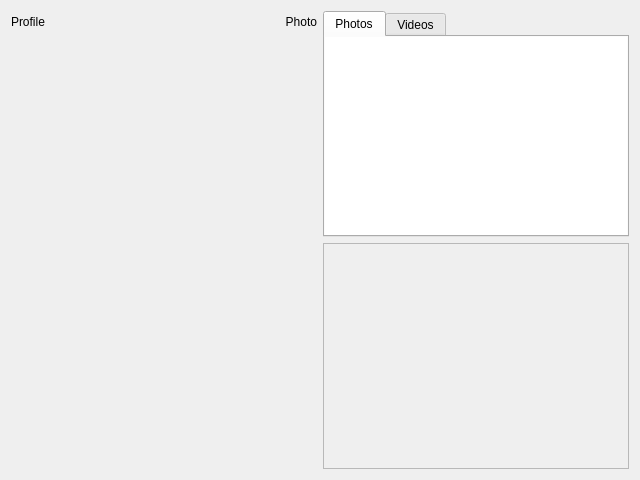
<?xml version="1.0" encoding="UTF-8"?>
<ui version="4.0">
 <class>PlayEncountersDialog</class>
 <widget class="QDialog" name="PlayEncountersDialog">
  <property name="geometry">
   <rect>
    <x>0</x>
    <y>0</y>
    <width>640</width>
    <height>480</height>
   </rect>
  </property>
  <property name="minimumSize">
   <size>
    <width>400</width>
    <height>300</height>
   </size>
  </property>
  <property name="windowTitle">
   <string>Dialog</string>
  </property>
  <layout class="QHBoxLayout" name="horizontalLayout_3">
   <item>
    <layout class="QVBoxLayout" name="verticalLayout">
     <item>
      <layout class="QHBoxLayout" name="horizontalLayout_2">
       <item>
        <layout class="QHBoxLayout" name="hblProfileTitle">
         <item>
          <widget class="QLabel" name="lblProfileTitle">
           <property name="sizePolicy">
            <sizepolicy hsizetype="MinimumExpanding" vsizetype="Preferred">
             <horstretch>0</horstretch>
             <verstretch>0</verstretch>
            </sizepolicy>
           </property>
           <property name="text">
            <string>Profile</string>
           </property>
          </widget>
         </item>
         <item>
          <widget class="QPushButton" name="btnCopyURL">
           <property name="sizePolicy">
            <sizepolicy hsizetype="Fixed" vsizetype="Fixed">
             <horstretch>0</horstretch>
             <verstretch>0</verstretch>
            </sizepolicy>
           </property>
           <property name="cursor">
            <cursorShape>PointingHandCursor</cursorShape>
           </property>
           <property name="focusPolicy">
            <enum>Qt::NoFocus</enum>
           </property>
           <property name="toolTip">
            <string>Copy profile URL</string>
           </property>
           <property name="styleSheet">
            <string notr="true">background-color: transparent</string>
           </property>
           <property name="text">
            <string/>
           </property>
           <property name="icon">
            <iconset resource="main.qrc">
             <normaloff>:/img/tool-copy.png</normaloff>:/img/tool-copy.png</iconset>
           </property>
           <property name="iconSize">
            <size>
             <width>16</width>
             <height>16</height>
            </size>
           </property>
           <property name="flat">
            <bool>true</bool>
           </property>
          </widget>
         </item>
         <item>
          <widget class="QPushButton" name="btnDownloadProfile">
           <property name="sizePolicy">
            <sizepolicy hsizetype="Fixed" vsizetype="Fixed">
             <horstretch>0</horstretch>
             <verstretch>0</verstretch>
            </sizepolicy>
           </property>
           <property name="cursor">
            <cursorShape>PointingHandCursor</cursorShape>
           </property>
           <property name="focusPolicy">
            <enum>Qt::NoFocus</enum>
           </property>
           <property name="toolTip">
            <string>Download profile</string>
           </property>
           <property name="styleSheet">
            <string notr="true">background-color: transparent</string>
           </property>
           <property name="text">
            <string/>
           </property>
           <property name="icon">
            <iconset resource="main.qrc">
             <normaloff>:/img/tool-download.png</normaloff>:/img/tool-download.png</iconset>
           </property>
           <property name="iconSize">
            <size>
             <width>16</width>
             <height>16</height>
            </size>
           </property>
           <property name="flat">
            <bool>true</bool>
           </property>
          </widget>
         </item>
         <item>
          <spacer name="horizontalSpacer">
           <property name="orientation">
            <enum>Qt::Horizontal</enum>
           </property>
           <property name="sizeType">
            <enum>QSizePolicy::MinimumExpanding</enum>
           </property>
           <property name="sizeHint" stdset="0">
            <size>
             <width>10</width>
             <height>20</height>
            </size>
           </property>
          </spacer>
         </item>
        </layout>
       </item>
       <item>
        <widget class="QLabel" name="lblMediaTitle">
         <property name="sizePolicy">
          <sizepolicy hsizetype="MinimumExpanding" vsizetype="Preferred">
           <horstretch>0</horstretch>
           <verstretch>0</verstretch>
          </sizepolicy>
         </property>
         <property name="text">
          <string>Photo</string>
         </property>
         <property name="alignment">
          <set>Qt::AlignRight|Qt::AlignTrailing|Qt::AlignVCenter</set>
         </property>
        </widget>
       </item>
      </layout>
     </item>
     <item>
      <widget class="QStackedWidget" name="stwMediaContent">
       <property name="sizePolicy">
        <sizepolicy hsizetype="MinimumExpanding" vsizetype="MinimumExpanding">
         <horstretch>0</horstretch>
         <verstretch>0</verstretch>
        </sizepolicy>
       </property>
       <property name="currentIndex">
        <number>1</number>
       </property>
       <widget class="QWidget" name="wgtPhoto">
        <property name="sizePolicy">
         <sizepolicy hsizetype="MinimumExpanding" vsizetype="MinimumExpanding">
          <horstretch>0</horstretch>
          <verstretch>0</verstretch>
         </sizepolicy>
        </property>
        <layout class="QVBoxLayout" name="verticalLayout_8">
         <property name="leftMargin">
          <number>0</number>
         </property>
         <property name="topMargin">
          <number>0</number>
         </property>
         <property name="rightMargin">
          <number>0</number>
         </property>
         <property name="bottomMargin">
          <number>0</number>
         </property>
        </layout>
       </widget>
       <widget class="QWidget" name="wgtVideo">
        <property name="sizePolicy">
         <sizepolicy hsizetype="MinimumExpanding" vsizetype="MinimumExpanding">
          <horstretch>0</horstretch>
          <verstretch>0</verstretch>
         </sizepolicy>
        </property>
        <layout class="QVBoxLayout" name="verticalLayout_9">
         <property name="leftMargin">
          <number>0</number>
         </property>
         <property name="topMargin">
          <number>0</number>
         </property>
         <property name="rightMargin">
          <number>0</number>
         </property>
         <property name="bottomMargin">
          <number>0</number>
         </property>
        </layout>
       </widget>
      </widget>
     </item>
     <item>
      <layout class="QHBoxLayout" name="horizontalLayout">
       <item>
        <spacer name="horizontalSpacer_2">
         <property name="orientation">
          <enum>Qt::Horizontal</enum>
         </property>
         <property name="sizeType">
          <enum>QSizePolicy::MinimumExpanding</enum>
         </property>
         <property name="sizeHint" stdset="0">
          <size>
           <width>40</width>
           <height>20</height>
          </size>
         </property>
        </spacer>
       </item>
       <item>
        <widget class="QPushButton" name="btnBack">
         <property name="sizePolicy">
          <sizepolicy hsizetype="Fixed" vsizetype="Fixed">
           <horstretch>0</horstretch>
           <verstretch>0</verstretch>
          </sizepolicy>
         </property>
         <property name="cursor">
          <cursorShape>PointingHandCursor</cursorShape>
         </property>
         <property name="focusPolicy">
          <enum>Qt::NoFocus</enum>
         </property>
         <property name="toolTip">
          <string>Back</string>
         </property>
         <property name="styleSheet">
          <string notr="true">background-color: transparent</string>
         </property>
         <property name="text">
          <string/>
         </property>
         <property name="icon">
          <iconset resource="main.qrc">
           <normaloff>:/img/action-back.svg</normaloff>:/img/action-back.svg</iconset>
         </property>
         <property name="iconSize">
          <size>
           <width>32</width>
           <height>32</height>
          </size>
         </property>
         <property name="flat">
          <bool>true</bool>
         </property>
        </widget>
       </item>
       <item>
        <widget class="QPushButton" name="btnNope">
         <property name="sizePolicy">
          <sizepolicy hsizetype="Fixed" vsizetype="Fixed">
           <horstretch>0</horstretch>
           <verstretch>0</verstretch>
          </sizepolicy>
         </property>
         <property name="cursor">
          <cursorShape>PointingHandCursor</cursorShape>
         </property>
         <property name="focusPolicy">
          <enum>Qt::NoFocus</enum>
         </property>
         <property name="toolTip">
          <string>Nope</string>
         </property>
         <property name="styleSheet">
          <string notr="true">background-color: transparent</string>
         </property>
         <property name="text">
          <string/>
         </property>
         <property name="icon">
          <iconset resource="main.qrc">
           <normaloff>:/img/action-nope.svg</normaloff>:/img/action-nope.svg</iconset>
         </property>
         <property name="iconSize">
          <size>
           <width>32</width>
           <height>32</height>
          </size>
         </property>
         <property name="flat">
          <bool>true</bool>
         </property>
        </widget>
       </item>
       <item>
        <widget class="QPushButton" name="btnLike">
         <property name="sizePolicy">
          <sizepolicy hsizetype="Fixed" vsizetype="Fixed">
           <horstretch>0</horstretch>
           <verstretch>0</verstretch>
          </sizepolicy>
         </property>
         <property name="cursor">
          <cursorShape>PointingHandCursor</cursorShape>
         </property>
         <property name="focusPolicy">
          <enum>Qt::NoFocus</enum>
         </property>
         <property name="toolTip">
          <string>Like</string>
         </property>
         <property name="styleSheet">
          <string notr="true">background-color: transparent</string>
         </property>
         <property name="text">
          <string/>
         </property>
         <property name="icon">
          <iconset resource="main.qrc">
           <normaloff>:/img/action-like.svg</normaloff>:/img/action-like.svg</iconset>
         </property>
         <property name="iconSize">
          <size>
           <width>32</width>
           <height>32</height>
          </size>
         </property>
         <property name="flat">
          <bool>true</bool>
         </property>
        </widget>
       </item>
       <item>
        <widget class="QPushButton" name="btnSkip">
         <property name="sizePolicy">
          <sizepolicy hsizetype="Fixed" vsizetype="Fixed">
           <horstretch>0</horstretch>
           <verstretch>0</verstretch>
          </sizepolicy>
         </property>
         <property name="cursor">
          <cursorShape>PointingHandCursor</cursorShape>
         </property>
         <property name="focusPolicy">
          <enum>Qt::NoFocus</enum>
         </property>
         <property name="toolTip">
          <string>Skip</string>
         </property>
         <property name="styleSheet">
          <string notr="true">background-color: transparent</string>
         </property>
         <property name="text">
          <string/>
         </property>
         <property name="icon">
          <iconset resource="main.qrc">
           <normaloff>:/img/action-skip.svg</normaloff>:/img/action-skip.svg</iconset>
         </property>
         <property name="iconSize">
          <size>
           <width>32</width>
           <height>32</height>
          </size>
         </property>
         <property name="flat">
          <bool>true</bool>
         </property>
        </widget>
       </item>
       <item>
        <spacer name="horizontalSpacer_3">
         <property name="orientation">
          <enum>Qt::Horizontal</enum>
         </property>
         <property name="sizeType">
          <enum>QSizePolicy::MinimumExpanding</enum>
         </property>
         <property name="sizeHint" stdset="0">
          <size>
           <width>40</width>
           <height>20</height>
          </size>
         </property>
        </spacer>
       </item>
      </layout>
     </item>
    </layout>
   </item>
   <item>
    <layout class="QVBoxLayout" name="verticalLayout_3">
     <item>
      <widget class="QTabWidget" name="tbwGalleries">
       <property name="sizePolicy">
        <sizepolicy hsizetype="MinimumExpanding" vsizetype="MinimumExpanding">
         <horstretch>0</horstretch>
         <verstretch>0</verstretch>
        </sizepolicy>
       </property>
       <property name="currentIndex">
        <number>0</number>
       </property>
       <widget class="QWidget" name="wgtPhotoGallery">
        <property name="sizePolicy">
         <sizepolicy hsizetype="MinimumExpanding" vsizetype="MinimumExpanding">
          <horstretch>0</horstretch>
          <verstretch>0</verstretch>
         </sizepolicy>
        </property>
        <attribute name="title">
         <string>Photos</string>
        </attribute>
        <layout class="QVBoxLayout" name="verticalLayout_4">
         <property name="leftMargin">
          <number>0</number>
         </property>
         <property name="topMargin">
          <number>0</number>
         </property>
         <property name="rightMargin">
          <number>0</number>
         </property>
         <property name="bottomMargin">
          <number>0</number>
         </property>
         <item>
          <widget class="QGraphicsView" name="grvPhotoGallery">
           <property name="sizePolicy">
            <sizepolicy hsizetype="MinimumExpanding" vsizetype="MinimumExpanding">
             <horstretch>0</horstretch>
             <verstretch>0</verstretch>
            </sizepolicy>
           </property>
           <property name="frameShape">
            <enum>QFrame::NoFrame</enum>
           </property>
          </widget>
         </item>
        </layout>
       </widget>
       <widget class="QWidget" name="wgtVideoGallery">
        <property name="sizePolicy">
         <sizepolicy hsizetype="MinimumExpanding" vsizetype="MinimumExpanding">
          <horstretch>0</horstretch>
          <verstretch>0</verstretch>
         </sizepolicy>
        </property>
        <attribute name="title">
         <string>Videos</string>
        </attribute>
        <layout class="QVBoxLayout" name="verticalLayout_5">
         <property name="leftMargin">
          <number>0</number>
         </property>
         <property name="topMargin">
          <number>0</number>
         </property>
         <property name="rightMargin">
          <number>0</number>
         </property>
         <property name="bottomMargin">
          <number>0</number>
         </property>
         <item>
          <widget class="QGraphicsView" name="grvVideoGallery">
           <property name="sizePolicy">
            <sizepolicy hsizetype="MinimumExpanding" vsizetype="MinimumExpanding">
             <horstretch>0</horstretch>
             <verstretch>0</verstretch>
            </sizepolicy>
           </property>
           <property name="frameShape">
            <enum>QFrame::NoFrame</enum>
           </property>
          </widget>
         </item>
        </layout>
       </widget>
      </widget>
     </item>
     <item>
      <widget class="QFrame" name="fraInfo">
       <property name="sizePolicy">
        <sizepolicy hsizetype="MinimumExpanding" vsizetype="MinimumExpanding">
         <horstretch>0</horstretch>
         <verstretch>0</verstretch>
        </sizepolicy>
       </property>
       <property name="frameShape">
        <enum>QFrame::StyledPanel</enum>
       </property>
       <property name="frameShadow">
        <enum>QFrame::Raised</enum>
       </property>
       <layout class="QVBoxLayout" name="verticalLayout_6">
        <property name="leftMargin">
         <number>0</number>
        </property>
        <property name="topMargin">
         <number>0</number>
        </property>
        <property name="rightMargin">
         <number>0</number>
        </property>
        <property name="bottomMargin">
         <number>0</number>
        </property>
        <item>
         <layout class="QHBoxLayout" name="hblInfo">
          <property name="topMargin">
           <number>0</number>
          </property>
         </layout>
        </item>
        <item>
         <widget class="QScrollArea" name="scaInfo">
          <property name="sizePolicy">
           <sizepolicy hsizetype="MinimumExpanding" vsizetype="MinimumExpanding">
            <horstretch>0</horstretch>
            <verstretch>0</verstretch>
           </sizepolicy>
          </property>
          <property name="frameShape">
           <enum>QFrame::NoFrame</enum>
          </property>
          <property name="widgetResizable">
           <bool>true</bool>
          </property>
          <widget class="QWidget" name="wgtInfo">
           <property name="geometry">
            <rect>
             <x>0</x>
             <y>0</y>
             <width>306</width>
             <height>220</height>
            </rect>
           </property>
           <property name="sizePolicy">
            <sizepolicy hsizetype="MinimumExpanding" vsizetype="MinimumExpanding">
             <horstretch>0</horstretch>
             <verstretch>0</verstretch>
            </sizepolicy>
           </property>
           <layout class="QVBoxLayout" name="verticalLayout_7">
            <property name="leftMargin">
             <number>0</number>
            </property>
            <property name="topMargin">
             <number>0</number>
            </property>
            <property name="rightMargin">
             <number>0</number>
            </property>
            <property name="bottomMargin">
             <number>0</number>
            </property>
            <item>
             <layout class="QFormLayout" name="fmlInfo"/>
            </item>
           </layout>
          </widget>
         </widget>
        </item>
       </layout>
      </widget>
     </item>
    </layout>
   </item>
  </layout>
 </widget>
 <resources>
  <include location="main.qrc"/>
 </resources>
 <connections/>
</ui>
